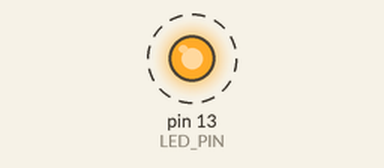
Simulated run of this sketch. Board: Arduino Uno, built with avr-gcc and run on an emulated ATmega328P. Parts: output pins drawn as LEDs (lit = HIGH). Dashed ring = blinking. What the sketch prints to the serial monitor is not drawn.

Above: at 0.2 s.
Timing chart, 0 to 3.0 s (numbered marks = the images above):
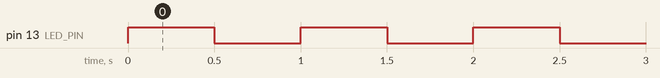

Measured:
- by itself, pin 13 (LED_PIN): alternates HIGH for 0.50 s and LOW for 0.50 s

The sketch:

arduino_blink.ino
```cpp
const int LED_PIN=LED_BUILTIN;
void setup(){pinMode(LED_PIN,OUTPUT);Serial.begin(115200);}
void loop(){digitalWrite(LED_PIN,HIGH);Serial.println("LED ON");delay(500);digitalWrite(LED_PIN,LOW);Serial.println("LED OFF");delay(500);}
```
